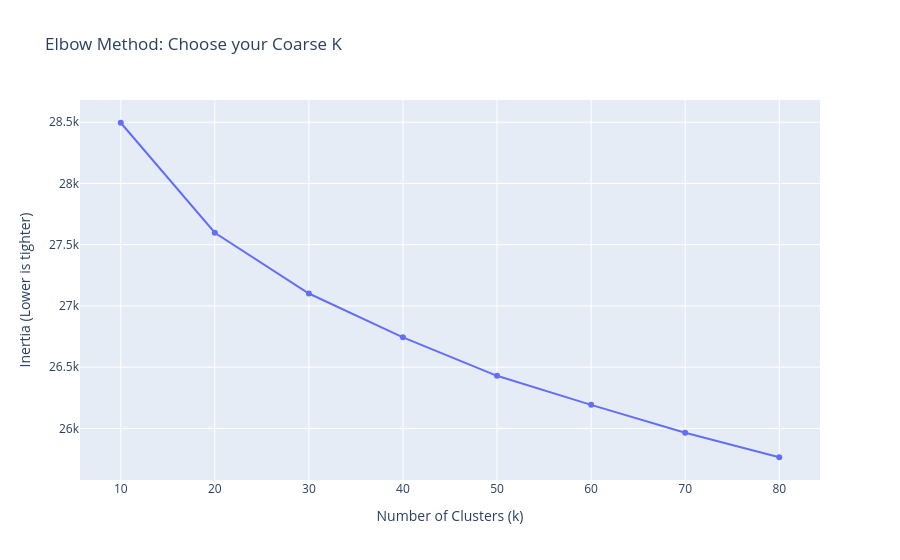

Notebook code cell kept with this figure:
### Code cell
# Check elbow on a sample to decide our Coarse K
k_options = [10, 20, 30, 40, 50, 60, 70, 80]
elbow_df = check_coarse_elbow(doc_emb, k_options, sample_size=50000)

# Plot it
fig = plot_elbow_curve(elbow_df)
fig.show()

### Figure 1 — Plotly figure (JSON) as saved in the notebook; plotly's stock layout.template omitted (floating-point values rounded to 4 significant figures)
{"data": [{"hovertemplate": "Number of Clusters (k)=%{x}<br>Inertia (Lower is tighter)=%{y}<extra></extra>", "legendgroup": "", "line": {"color": "#636efa", "dash": "solid"}, "marker": {"symbol": "circle"}, "mode": "lines+markers", "name": "", "orientation": "v", "showlegend": false, "type": "scatter", "x": [10, 20, 30, 40, 50, 60, 70, 80], "xaxis": "x", "y": [28500.0, 27600.0, 27100.0, 26740.0, 26430.0, 26190.0, 25960.0, 25760.0], "yaxis": "y"}], "layout": {"legend": {"tracegroupgap": 0}, "title": {"text": "Elbow Method: Choose your Coarse K"}, "xaxis": {"anchor": "y", "domain": [0, 1], "dtick": 10, "tick0": 10, "tickmode": "linear", "title": {"text": "Number of Clusters (k)"}}, "yaxis": {"anchor": "x", "domain": [0, 1], "title": {"text": "Inertia (Lower is tighter)"}}}}
